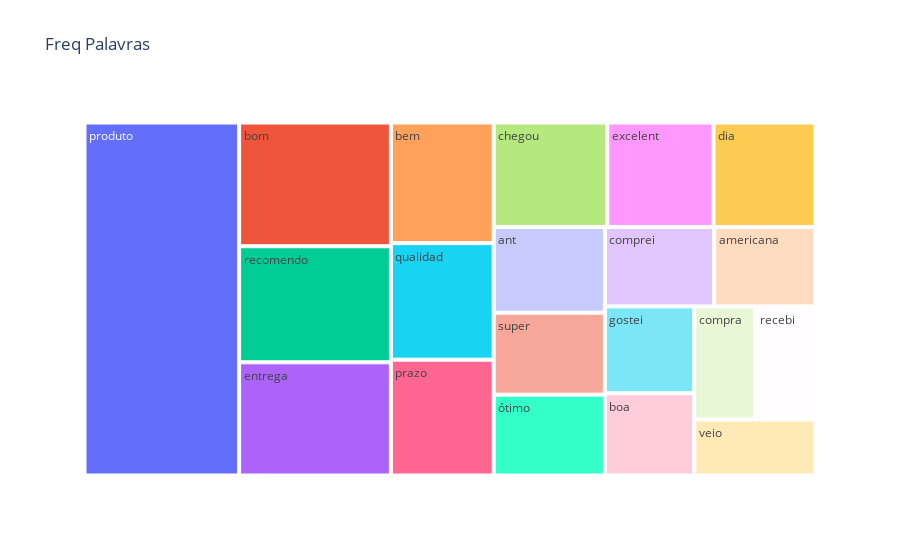

The cell this chart's notebook holds for it:
### Code cell
fig = px.treemap(most_common_words, path=['word'], values='freq', title='Freq Palavras')
fig.show()

### Figure 1 — Plotly figure (JSON) as saved in the notebook; plotly's stock layout.template omitted (floating-point values rounded to 4 significant figures)
{"data": [{"branchvalues": "total", "domain": {"x": [0, 1], "y": [0, 1]}, "hovertemplate": "labels=%{label}<br>freq=%{value}<br>parent=%{parent}<br>id=%{id}<extra></extra>", "ids": ["americana", "ant", "bem", "boa", "bom", "chegou", "compra", "comprei", "dia", "entrega", "excelent", "gostei", "prazo", "produto", "qualidad", "recebi", "recomendo", "super", "veio", "ótimo"], "labels": ["americana", "ant", "bem", "boa", "bom", "chegou", "compra", "comprei", "dia", "entrega", "excelent", "gostei", "prazo", "produto", "qualidad", "recebi", "recomendo", "super", "veio", "ótimo"], "name": "", "parents": ["", "", "", "", "", "", "", "", "", "", "", "", "", "", "", "", "", "", "", ""], "type": "treemap", "values": [9136, 10814, 14067, 8341, 21306, 13462, 7831, 9856, 12093, 19489, 12580, 8799, 13508, 61927, 13594, 7740, 19983, 10346, 7693, 10200]}], "layout": {"legend": {"tracegroupgap": 0}, "title": {"text": "Freq Palavras"}}}
